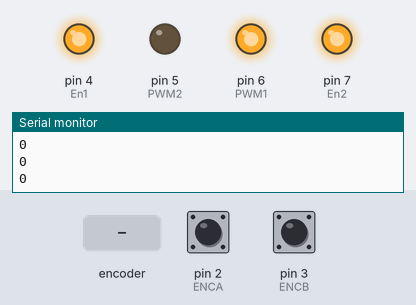
This sketch was run on a simulated Arduino Uno, built with avr-gcc and run on an emulated ATmega328P. On the bench: output pins drawn as LEDs (lit = HIGH), the last lines printed to the serial monitor. Dashed ring = blinking. Inputs (shaded band) come from the test bench; at power-on: pin 2 (ENCA) HIGH, pin 3 (ENCB) HIGH.

Above: at 1.2 s.
1.3 s: rotary encoder on pin 2 (ENCA) / pin 3 (ENCB) turned 1 step (first pin leading)
At 2.16 s:
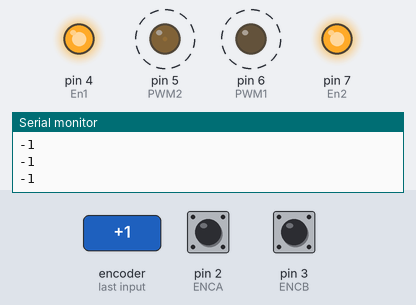
4.5 s: rotary encoder on pin 2 (ENCA) / pin 3 (ENCB) turned 2 steps (second pin leading)
At 5.4 s:
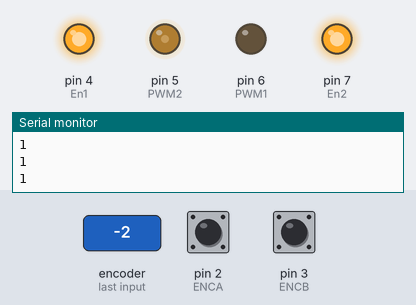
At 6.31 s:
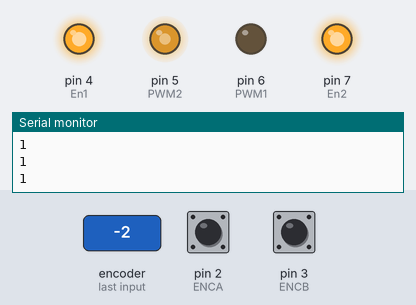
Timing chart, 0 to 21.6 s (numbered marks = the images above; inputs shaded):
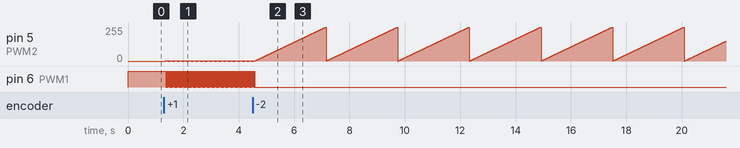

The sketch:

DanielScript.ino
```cpp
#include <Wire.h>

int PWM1 = 6;
int PWM2 = 5;
int En1 = 4;
int En2 = 7;
int pwmVal = 0;
int dir = 1;
int ENCA = 2;
int ENCB = 3;

long int pos = 0;

void setup() {
  Serial.begin(9600);
  pinMode(En1, OUTPUT);
  pinMode(PWM1, OUTPUT);
  pinMode(En2, OUTPUT);
  pinMode(ENCA, INPUT);
  pinMode(ENCB, INPUT);
  attachInterrupt(digitalPinToInterrupt(ENCA), readEncoder, RISING);
  digitalWrite(En1, HIGH);
  digitalWrite(En2, HIGH);

}

void loop(){

Serial.println(pos);


  if(dir == 1){
    analogWrite(PWM1, 255);
    analogWrite(PWM2, 0);
    }

  else{
    analogWrite(PWM1, 0);
    analogWrite(PWM2, pwmVal);
    }

  if(pos >= 22500 || pos < 0 ) {

    pwmVal = 0;

    dirSwap(dir);
  }

  pwmVal++;
  delay(10);
}

void readEncoder(){
int b = digitalRead(ENCB);
if(b>0){
  pos++;
}
else{
  pos--;
}
}

void dirSwap(int& dir)
{
  if(dir != 1){
  dir = 1;}
  else{
  dir = 0;}
}
```

Measured:
- after the input at 1.3 s, pin 5 (PWM2): alternates 1/255 for 0.01 s and 0/255 for 0.01 s, starting after 0.06 s; pin 6 (PWM1): alternates HIGH for 0.01 s and LOW for 0.01 s, starting after 0.06 s
- after the input at 4.5 s, pin 6 (PWM1): goes on until 4.6 s, then stays LOW
